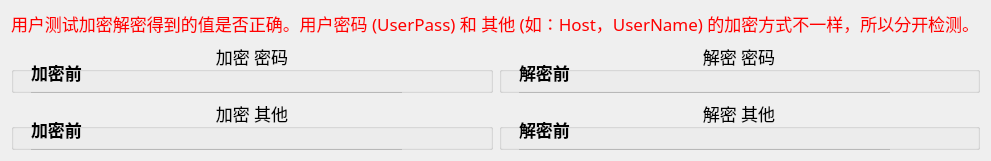
      <widget class="QWidget" name="pageDeEn">
       <property name="sizePolicy">
        <sizepolicy hsizetype="Expanding" vsizetype="Expanding">
         <horstretch>0</horstretch>
         <verstretch>0</verstretch>
        </sizepolicy>
       </property>
       <layout class="QGridLayout" name="gridLayout_2">
        <item row="0" column="0" colspan="2" alignment="Qt::AlignHCenter">
         <widget class="QLabel" name="label_39">
          <property name="sizePolicy">
           <sizepolicy hsizetype="Expanding" vsizetype="Fixed">
            <horstretch>0</horstretch>
            <verstretch>0</verstretch>
           </sizepolicy>
          </property>
          <property name="font">
           <font>
            <family>等线</family>
            <pointsize>13</pointsize>
           </font>
          </property>
          <property name="layoutDirection">
           <enum>Qt::LeftToRight</enum>
          </property>
          <property name="text">
           <string>&lt;html&gt;&lt;head/&gt;&lt;body&gt;&lt;p&gt;&lt;span style=&quot; color:#ff0000;&quot;&gt;用户测试加密解密得到的值是否正确。用户密码 (UserPass) 和 其他 (如：Host，UserName) 的加密方式不一样，所以分开检测。&lt;/span&gt;&lt;/p&gt;&lt;/body&gt;&lt;/html&gt;</string>
          </property>
         </widget>
        </item>
        <item row="1" column="0">
         <widget class="QGroupBox" name="groupBox">
          <property name="font">
           <font>
            <family>等线</family>
            <pointsize>13</pointsize>
           </font>
          </property>
          <property name="title">
           <string>加密 密码</string>
          </property>
          <property name="alignment">
           <set>Qt::AlignCenter</set>
          </property>
          <widget class="QPushButton" name="btnEnPass">
           <property name="geometry">
            <rect>
             <x>20</x>
             <y>250</y>
             <width>75</width>
             <height>28</height>
            </rect>
           </property>
           <property name="font">
            <font>
             <family>等线</family>
             <pointsize>13</pointsize>
             <weight>75</weight>
             <bold>true</bold>
            </font>
           </property>
           <property name="text">
            <string>加密</string>
           </property>
          </widget>
          <widget class="QTextBrowser" name="txtBrowerEnPassOutput">
           <property name="geometry">
            <rect>
             <x>20</x>
             <y>160</y>
             <width>371</width>
             <height>71</height>
            </rect>
           </property>
          </widget>
          <widget class="QLabel" name="label_23">
           <property name="geometry">
            <rect>
             <x>20</x>
             <y>20</y>
             <width>71</width>
             <height>20</height>
            </rect>
           </property>
           <property name="font">
            <font>
             <family>等线</family>
             <pointsize>13</pointsize>
             <weight>75</weight>
             <bold>true</bold>
            </font>
           </property>
           <property name="text">
            <string>加密前</string>
           </property>
          </widget>
          <widget class="QLabel" name="label_24">
           <property name="geometry">
            <rect>
             <x>20</x>
             <y>130</y>
             <width>71</width>
             <height>20</height>
            </rect>
           </property>
           <property name="font">
            <font>
             <family>等线</family>
             <pointsize>13</pointsize>
             <weight>75</weight>
             <bold>true</bold>
            </font>
           </property>
           <property name="text">
            <string>加密后</string>
           </property>
          </widget>
          <widget class="QTextEdit" name="txtEnPassInput">
           <property name="geometry">
            <rect>
             <x>20</x>
             <y>50</y>
             <width>371</width>
             <height>71</height>
            </rect>
           </property>
           <property name="acceptRichText">
            <bool>false</bool>
           </property>
          </widget>
         </widget>
        </item>
        <item row="1" column="1">
         <widget class="QGroupBox" name="groupBox_2">
          <property name="font">
           <font>
            <family>等线</family>
            <pointsize>13</pointsize>
           </font>
          </property>
          <property name="title">
           <string>解密 密码</string>
          </property>
          <property name="alignment">
           <set>Qt::AlignCenter</set>
          </property>
          <widget class="QPushButton" name="btnDePass">
           <property name="geometry">
            <rect>
             <x>20</x>
             <y>250</y>
             <width>75</width>
             <height>28</height>
            </rect>
           </property>
           <property name="font">
            <font>
             <family>等线</family>
             <pointsize>13</pointsize>
             <weight>75</weight>
             <bold>true</bold>
            </font>
           </property>
           <property name="text">
            <string>解密</string>
           </property>
          </widget>
          <widget class="QTextBrowser" name="txtBrowerDePassOutput">
           <property name="geometry">
            <rect>
             <x>20</x>
             <y>160</y>
             <width>371</width>
             <height>71</height>
            </rect>
           </property>
          </widget>
          <widget class="QLabel" name="label_33">
           <property name="geometry">
            <rect>
             <x>20</x>
             <y>20</y>
             <width>71</width>
             <height>20</height>
            </rect>
           </property>
           <property name="font">
            <font>
             <family>等线</family>
             <pointsize>13</pointsize>
             <weight>75</weight>
             <bold>true</bold>
            </font>
           </property>
           <property name="text">
            <string>解密前</string>
           </property>
          </widget>
          <widget class="QLabel" name="label_34">
           <property name="geometry">
            <rect>
             <x>20</x>
             <y>130</y>
             <width>71</width>
             <height>20</height>
            </rect>
           </property>
           <property name="font">
            <font>
             <family>等线</family>
             <pointsize>13</pointsize>
             <weight>75</weight>
             <bold>true</bold>
            </font>
           </property>
           <property name="text">
            <string>解密后</string>
           </property>
          </widget>
          <widget class="QTextEdit" name="txtDePassInput">
           <property name="geometry">
            <rect>
             <x>20</x>
             <y>50</y>
             <width>371</width>
             <height>71</height>
            </rect>
           </property>
           <property name="acceptRichText">
            <bool>false</bool>
           </property>
          </widget>
         </widget>
        </item>
        <item row="2" column="0">
         <widget class="QGroupBox" name="groupBox_3">
          <property name="font">
           <font>
            <family>等线</family>
            <pointsize>13</pointsize>
           </font>
          </property>
          <property name="title">
           <string>加密 其他</string>
          </property>
          <property name="alignment">
           <set>Qt::AlignCenter</set>
          </property>
          <widget class="QPushButton" name="btnEnOther">
           <property name="geometry">
            <rect>
             <x>20</x>
             <y>250</y>
             <width>75</width>
             <height>28</height>
            </rect>
           </property>
           <property name="font">
            <font>
             <family>等线</family>
             <pointsize>13</pointsize>
             <weight>75</weight>
             <bold>true</bold>
            </font>
           </property>
           <property name="text">
            <string>加密</string>
           </property>
          </widget>
          <widget class="QTextBrowser" name="txtBrowerEnOtherOutput">
           <property name="geometry">
            <rect>
             <x>20</x>
             <y>160</y>
             <width>371</width>
             <height>71</height>
            </rect>
           </property>
          </widget>
          <widget class="QLabel" name="label_35">
           <property name="geometry">
            <rect>
             <x>20</x>
             <y>20</y>
             <width>71</width>
             <height>20</height>
            </rect>
           </property>
           <property name="font">
            <font>
             <family>等线</family>
             <pointsize>13</pointsize>
             <weight>75</weight>
             <bold>true</bold>
            </font>
           </property>
           <property name="text">
            <string>加密前</string>
           </property>
          </widget>
          <widget class="QLabel" name="label_36">
           <property name="geometry">
            <rect>
             <x>20</x>
             <y>130</y>
             <width>71</width>
             <height>20</height>
            </rect>
           </property>
           <property name="font">
            <font>
             <family>等线</family>
             <pointsize>13</pointsize>
             <weight>75</weight>
             <bold>true</bold>
            </font>
           </property>
           <property name="text">
            <string>加密后</string>
           </property>
          </widget>
          <widget class="QTextEdit" name="txtEnOtherInput">
           <property name="geometry">
            <rect>
             <x>20</x>
             <y>50</y>
             <width>371</width>
             <height>71</height>
            </rect>
           </property>
           <property name="acceptRichText">
            <bool>false</bool>
           </property>
          </widget>
         </widget>
        </item>
        <item row="2" column="1">
         <widget class="QGroupBox" name="groupBox_4">
          <property name="font">
           <font>
            <family>等线</family>
            <pointsize>13</pointsize>
           </font>
          </property>
          <property name="title">
           <string>解密 其他</string>
          </property>
          <property name="alignment">
           <set>Qt::AlignCenter</set>
          </property>
          <widget class="QPushButton" name="btnDeOther">
           <property name="geometry">
            <rect>
             <x>20</x>
             <y>250</y>
             <width>75</width>
             <height>28</height>
            </rect>
           </property>
           <property name="font">
            <font>
             <family>等线</family>
             <pointsize>13</pointsize>
             <weight>75</weight>
             <bold>true</bold>
            </font>
           </property>
           <property name="text">
            <string>解密</string>
           </property>
          </widget>
          <widget class="QTextBrowser" name="txtBrowerDeOtherOutput">
           <property name="geometry">
            <rect>
             <x>20</x>
             <y>160</y>
             <width>371</width>
             <height>71</height>
            </rect>
           </property>
          </widget>
          <widget class="QLabel" name="label_37">
           <property name="geometry">
            <rect>
             <x>20</x>
             <y>20</y>
             <width>71</width>
             <height>20</height>
            </rect>
           </property>
           <property name="font">
            <font>
             <family>等线</family>
             <pointsize>13</pointsize>
             <weight>75</weight>
             <bold>true</bold>
            </font>
           </property>
           <property name="text">
            <string>解密前</string>
           </property>
          </widget>
          <widget class="QLabel" name="label_38">
           <property name="geometry">
            <rect>
             <x>20</x>
             <y>130</y>
             <width>71</width>
             <height>20</height>
            </rect>
           </property>
           <property name="font">
            <font>
             <family>等线</family>
             <pointsize>13</pointsize>
             <weight>75</weight>
             <bold>true</bold>
            </font>
           </property>
           <property name="text">
            <string>解密后</string>
           </property>
          </widget>
          <widget class="QTextEdit" name="txtDeOtherInput">
           <property name="geometry">
            <rect>
             <x>20</x>
             <y>50</y>
             <width>371</width>
             <height>71</height>
            </rect>
           </property>
           <property name="acceptRichText">
            <bool>false</bool>
           </property>
          </widget>
         </widget>
        </item>
       </layout>
      </widget>
